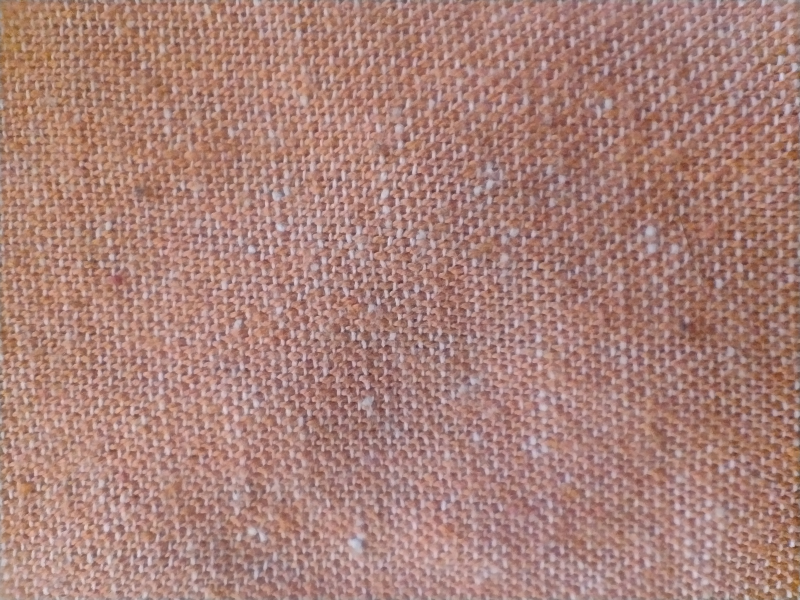
#> input picture samples/Bedsheet_image.jpg, 1600 x 1200 px (shown at 1/2 size)
$ python -i iterative_counter.py   (imports and definitions only)
#> lines starting #> are read from the running program, lines starting #| are printed output that depends on the picture; after the words box and inside, x2 and y2 are one past the last pixel; in counts of white or black regions, pixels touching at a corner belong together
## Author: nitin-rajesh

import numpy as np
from cv2 import Mat
from skimage import io, exposure, data, img_as_ubyte
from skimage.color import rgb2gray
from skimage.filters import unsharp_mask, threshold_otsu, threshold_local
from skimage.transform import rescale


def boostContrast(image):

    grayscale_img = rgb2gray(image)
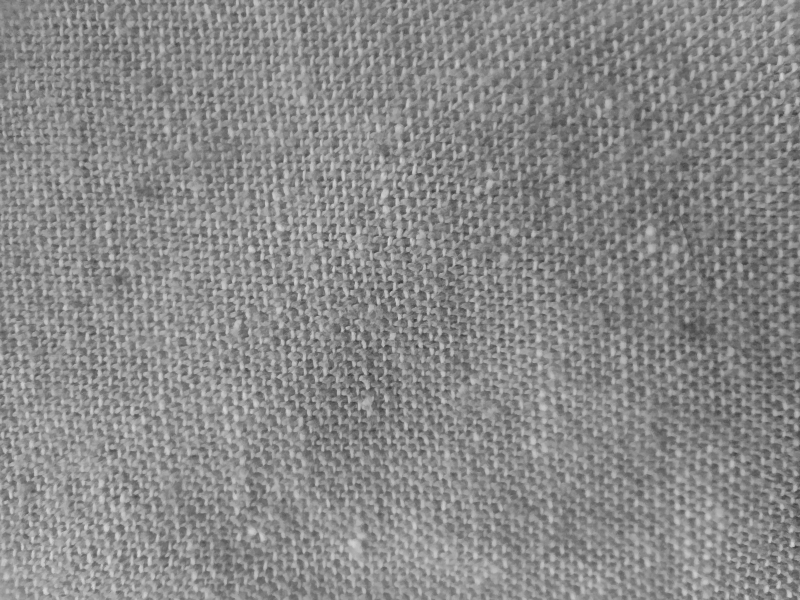
#> grayscale_img: shape (1200, 1600) float64 (shown at 1/2 size); min 0.195, max 0.87, mean 0.539
#> image is the input picture: shape (1200, 1600, 3); mean R, G, B 169.5, 129.5, 121.2
    grayscale_img = exposure.adjust_gamma(grayscale_img, 3)
    grayscale_img = exposure.adjust_sigmoid(grayscale_img, 1, 3)
    grayscale_img = exposure.rescale_intensity(grayscale_img)
    grayscale_img = unsharp_mask(grayscale_img, radius=5, amount=1)
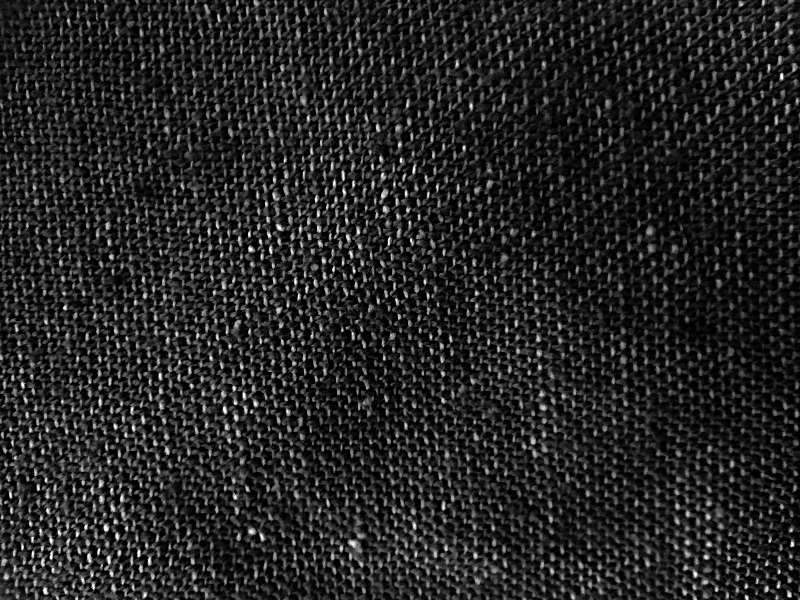
#> grayscale_img: shape (1200, 1600) float64 (shown at 1/2 size); min 0, max 1, mean 0.146
    local_thresh = threshold_local(grayscale_img, 35)
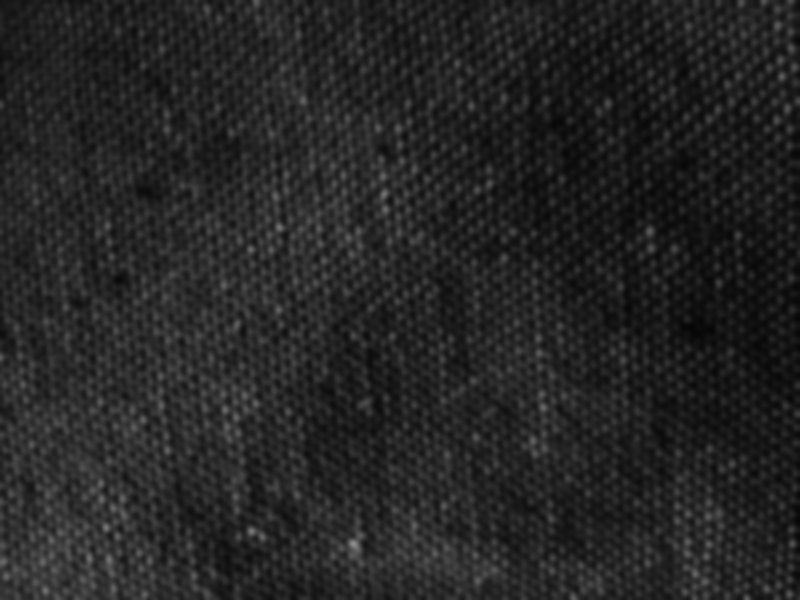
#> local_thresh: shape (1200, 1600) float64 (shown at 1/2 size); min 0.0197, max 0.562, mean 0.146
    binary_local = grayscale_img > local_thresh
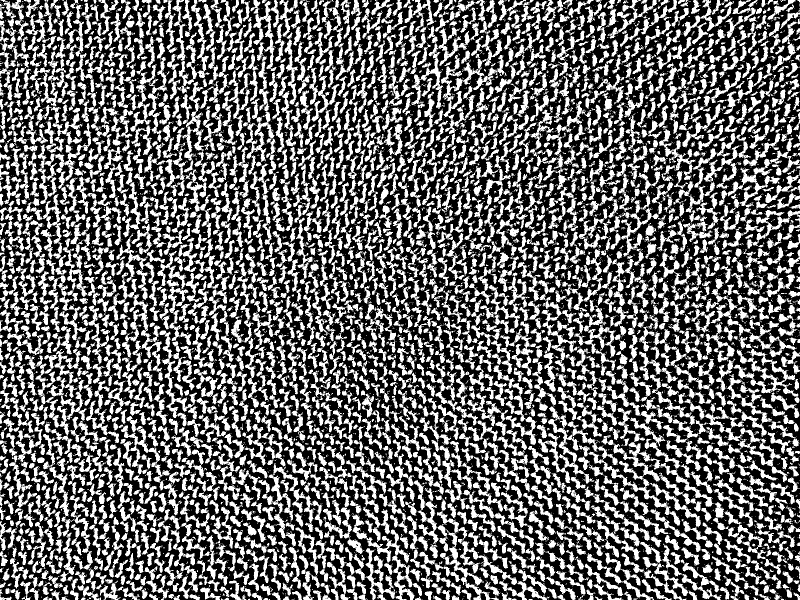
#> binary_local: shape (1200, 1600) bool (shown at 1/2 size); 40% white; 6735 white regions (4356 under 20 px), largest, box (x1, y1, x2, y2) and area: (492, 112, 553, 520) 5605, (1177, 816, 1361, 1051) 4960, (71, 551, 182, 797) 4835

    return binary_local


def findFibreCount(img_arr, block_size):
    fibreCount = []
    transitionCount = 0
    currentState = 0

    for row in img_arr:
        transitionCount = 0
        counter = 0
        for col in row:
            counter = counter + 1
            if col != currentState and counter > block_size:
                counter = 0
                currentState = col
                transitionCount += 1

        fibreCount.append(transitionCount)

    transitionCount = sum(fibreCount) / len(fibreCount)

    return transitionCount


def getImageArr(filename):
    try:
        processed_image = io.imread(filename)
    except:
        return []

    return np.reshape(processed_image.flatten(), processed_image.shape)


def fabricDiagnosis(fname, block_size=1):
    full_img = boostContrast(io.imread(fname))
    block_size_arr = [i / 100 for i in range(5, 100, 10)]
    fibre_count_arr = []
    for i in block_size_arr:
        img = rescale(full_img, scale=i)
        local_thresh = threshold_local(img, 35)
        binary_local = img > local_thresh
        img_arr = np.reshape(binary_local.flatten(), binary_local.shape)
        fibre_count_arr.append(
            findFibreCount(img_arr=binary_local, block_size=block_size)
        )
#> this loop made 10 passes
#> pass 2, in fabricDiagnosis, `img = rescale(full_img, scale=i)`:
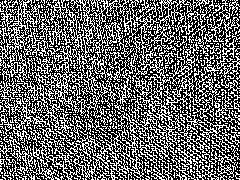
#> img: shape (180, 240) bool; 40% white in thin lines or dots
#> pass 2, in fabricDiagnosis, `local_thresh = threshold_local(img, 35)`:
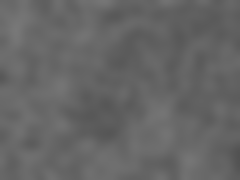
#> local_thresh: shape (180, 240) float64; min 0.323, max 0.471, mean 0.4
#> after the loop:
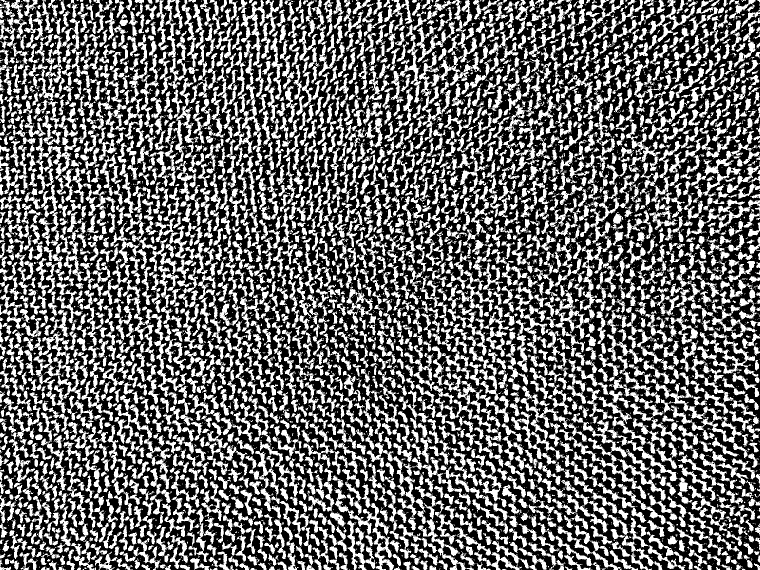
#> img: shape (1140, 1520) bool (shown at 1/2 size); 40% white; 6351 white regions (4031 under 20 px), largest, box (x1, y1, x2, y2) and area: (71, 199, 174, 388) 5290, (467, 106, 525, 494) 5076, (67, 523, 173, 757) 4918
#> after the loop, fibre_count_arr = [21.88, 79.82, 133.4, 158.5, 168.7, 175.8, 181, 186.3, 191.5, 196.6]

    # for block_size, fibre_count in zip(block_size_arr,fibre_count_arr):
    #     print(block_size,':',fibre_count)
    return full_img, fibre_count_arr


def slopeDropPoint(arr):
    slopeArr = []
    slopeRate = []
    for i in range(0, len(arr) - 1):
        slopeArr.append(arr[i + 1] - arr[i])
    print(slopeArr)
    for i in range(0, len(slopeArr) - 1):
        slopeRate.append(abs(slopeArr[i + 1] - slopeArr[i]) / slopeArr[i])
    print(slopeRate)

    return slopeRate.index(max(slopeRate))


def fabricEstimate(arr):
    i = slopeDropPoint(arr)
    return arr[i + 1]


def iterativeCounterEstimate(path: str) -> tuple[Mat, str]:
    full_img, diag = fabricDiagnosis(path)
    return img_as_ubyte(full_img), f"Estimate: {fabricEstimate(diag)}"

>>> result = fabricDiagnosis('samples/Bedsheet_image.jpg')

$ run again, on samples/Karcheep.jpg
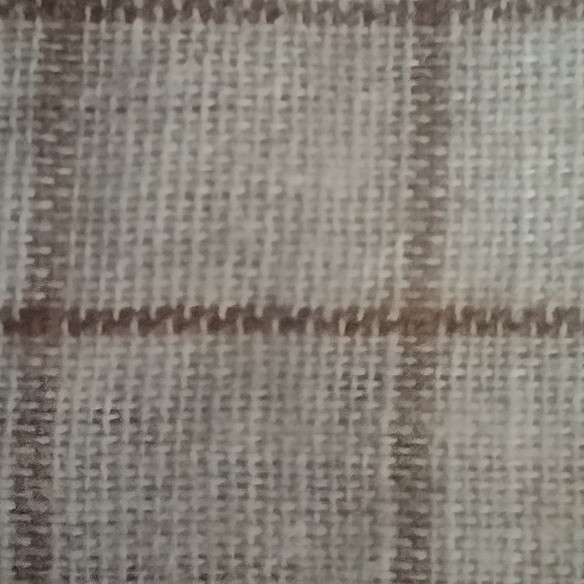
#> input picture samples/Karcheep.jpg, 584 x 584 px
#> in boostContrast, image is the input picture: shape (584, 584, 3); mean R, G, B 134.6, 128.6, 120
#> in boostContrast, `binary_local = grayscale_img > local_thresh`:
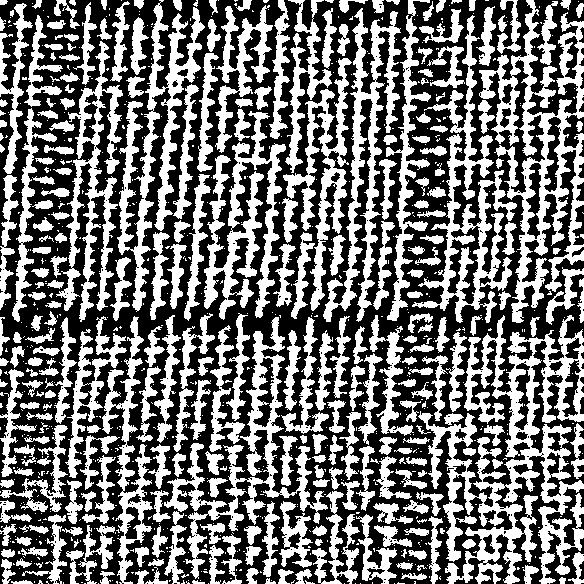
#> binary_local: shape (584, 584) bool; 44.7% white; 875 white regions (595 under 20 px), largest, box (x1, y1, x2, y2) and area: (418, 315, 584, 584) 16251, (479, 0, 584, 323) 10328, (412, 15, 517, 323) 6955
#> after the loop in fabricDiagnosis, `for i in block_size_arr:`:
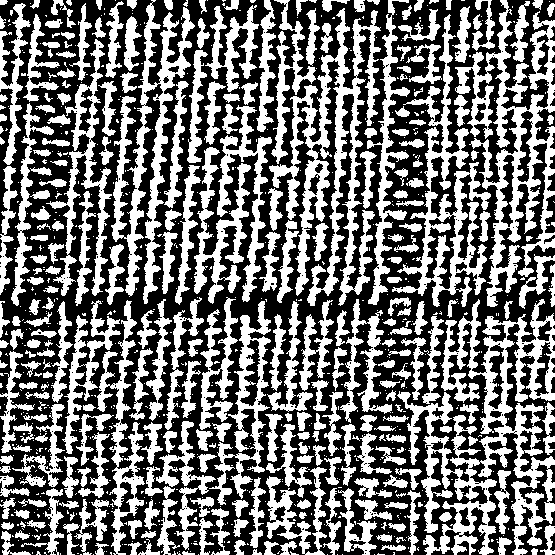
#> img: shape (555, 555) bool; 44.6% white; 829 white regions (549 under 20 px), largest, box (x1, y1, x2, y2) and area: (397, 299, 555, 555) 14097, (269, 8, 381, 306) 9851, (455, 0, 555, 307) 9405
#> after the loop in fabricDiagnosis, `for i in block_size_arr:`: fibre_count_arr = [9.03, 29.08, 52.27, 61.19, 63.72, 65.89, 67.55, 69.43, 70.82, 72.4]

$ run again, on samples/Lightweight_Cloth.jpg
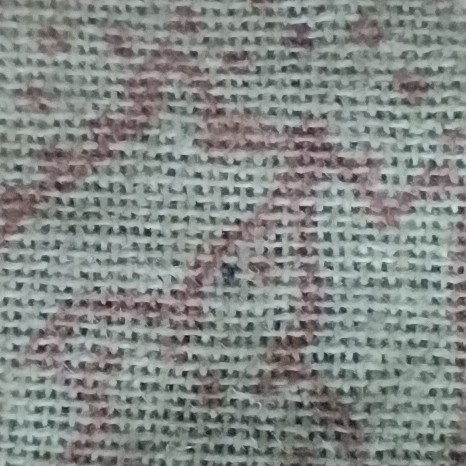
#> input picture samples/Lightweight_Cloth.jpg, 466 x 466 px
#> in boostContrast, image is the input picture: shape (466, 466, 3); mean R, G, B 131.8, 136.6, 133.6
#> binary_local: shape (466, 466) bool; 42.3% white; 460 white regions (296 under 20 px), largest, box (x1, y1, x2, y2) and area: (0, 370, 368, 461) 9151, (0, 0, 360, 56) 5762, (229, 225, 466, 289) 5330
#> after the loop in fabricDiagnosis, `for i in block_size_arr:`:
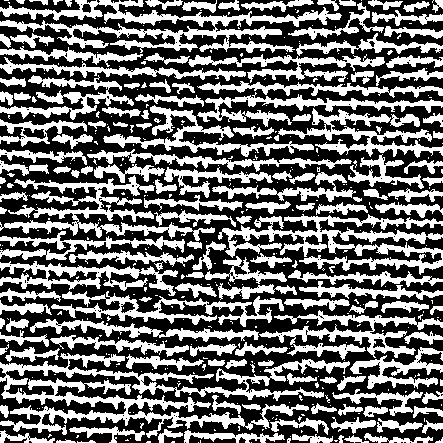
#> img: shape (443, 443) bool; 42.4% white; 427 white regions (274 under 20 px), largest, box (x1, y1, x2, y2) and area: (0, 353, 350, 438) 8204, (0, 0, 342, 53) 5549, (218, 214, 443, 275) 4775
#> after the loop in fabricDiagnosis, `for i in block_size_arr:`: fibre_count_arr = [5.3, 16.69, 25.53, 33.47, 37.04, 40.02, 41.63, 43.08, 44.64, 46.04]
